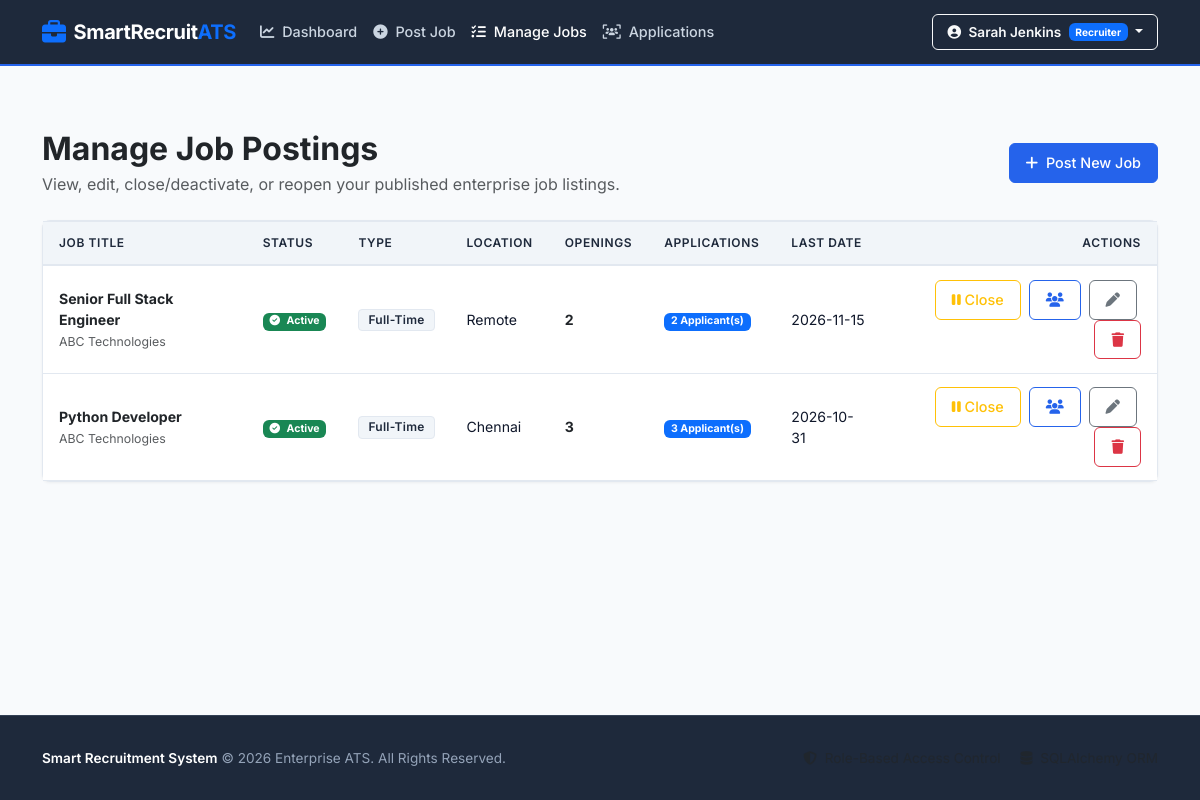
Page /recruiter/manage-jobs (signed in) on the committed database.
### models.py (models this page shows, shortened)
class User(UserMixin, db.Model):
    __tablename__ = 'users'
    id = db.Column(db.Integer, primary_key=True)
    full_name = db.Column(db.String(120), nullable=False)
    email = db.Column(db.String(120), unique=True, nullable=False, index=True)
    password_hash = db.Column(db.String(256), nullable=False)
    role = db.Column(db.String(20), nullable=False)  # 'recruiter' or 'candidate'
    company_name = db.Column(db.String(200), nullable=True)
    company_description = db.Column(db.Text, nullable=True)
    company_location = db.Column(db.String(200), nullable=True)
    company_website = db.Column(db.String(300), nullable=True)
    phone = db.Column(db.String(20), nullable=True)
    address = db.Column(db.String(255), nullable=True)
    skills = db.Column(db.Text, nullable=True)
    education = db.Column(db.Text, nullable=True)
    experience = db.Column(db.Text, nullable=True)
    resume_path = db.Column(db.String(255), nullable=True)
    created_at = db.Column(db.DateTime, default=datetime.utcnow)
    posted_jobs = db.relationship('Job', backref='recruiter', lazy=True, cascade="all, delete-orphan")
    applications = db.relationship('Application', backref='candidate', lazy=True, cascade="all, delete-orphan")
    @property
    def is_recruiter(self):
        return self.role == 'recruiter'

class Job(db.Model):
    __tablename__ = 'jobs'
    id = db.Column(db.Integer, primary_key=True)
    recruiter_id = db.Column(db.Integer, db.ForeignKey('users.id', ondelete='CASCADE'), nullable=False)
    title = db.Column(db.String(150), nullable=False)
    company = db.Column(db.String(150), nullable=False)
    location = db.Column(db.String(100), nullable=False)
    employment_type = db.Column(db.String(50), nullable=False)  # e.g., Full-time, Part-time, Contract, Remote, Internship
    salary = db.Column(db.String(100), nullable=False)
    experience = db.Column(db.String(50), nullable=False)
    skills = db.Column(db.Text, nullable=False)
    description = db.Column(db.Text, nullable=False)
    last_date = db.Column(db.Date, nullable=False)
    openings = db.Column(db.Integer, default=1, nullable=False)
    is_active = db.Column(db.Boolean, default=True, nullable=False)
    created_at = db.Column(db.DateTime, default=datetime.utcnow)
    applications = db.relationship('Application', backref='job', lazy=True, cascade="all, delete-orphan")
    @property
    def display_company(self):
        if self.recruiter and self.recruiter.company_name:
            return self.recruiter.company_name
        return self.company

### routes.py (the view)
@main.route('/recruiter/manage-jobs')
@recruiter_required
def manage_jobs():
    jobs = Job.query.filter_by(recruiter_id=current_user.id).order_by(Job.created_at.desc()).all()
    return render_template('recruiter/manage_jobs.html', jobs=jobs)

### app.py (called while the page is built)
def create_app():
    app = Flask(__name__)
    app.config.from_object(Config)
    os.makedirs(app.config['UPLOAD_FOLDER'], exist_ok=True)
    db.init_app(app)
    login_manager = LoginManager()
    login_manager.login_view = 'main.login'
    login_manager.login_message = 'Please log in to access this page.'
    login_manager.login_message_category = 'warning'
    login_manager.init_app(app)
    @login_manager.user_loader
    def load_user(user_id):
        return User.query.get(int(user_id))
    app.register_blueprint(main_blueprint)
    @app.errorhandler(404)
    def page_not_found(e):
        return render_template('base.html', page_error="404 Page Not Found"), 404
    @app.errorhandler(500)
    def internal_server_error(e):
        return render_template('base.html', page_error="500 Internal Server Error"), 500
    with app.app_context():
        db.create_all()
    return app

### routes.py (called while the page is built)
def recruiter_required(f):
    @wraps(f)
    @login_required
    def decorated_function(*args, **kwargs):
        if not current_user.is_recruiter:
            flash('Access denied. Recruiter privileges required.', 'danger')
            return redirect(url_for('main.dashboard_redirect'))
        return f(*args, **kwargs)
    return decorated_function

### templates/recruiter/manage_jobs.html (shortened to what this page needs)
{% extends "base.html" %}
{% block content %}
<div class="container py-4">
  <div class="d-flex justify-content-between align-items-center mb-4">
    <div>
      <h2 class="fw-bold text-dark mb-1">Manage Job Postings</h2>
      <p class="text-muted mb-0">View, edit, close/deactivate, or reopen your published enterprise job listings.</p>
    </div>
    <a href="{{ url_for('main.post_job') }}" class="btn btn-primary">
      <i class="fa-solid fa-plus me-1"></i> Post New Job
    </a>
  </div>
  <div class="card card-corporate">
    <div class="card-body p-0">
      {% if jobs %}
      <div class="table-responsive">
        <table class="table table-enterprise mb-0">
          <thead>
            <tr>
              <th>Job Title</th>
              <th>Status</th>
              <th>Type</th>
              <th>Location</th>
              <th>Openings</th>
              <th>Applications</th>
              <th>Last Date</th>
              <th class="text-end">Actions</th>
            </tr>
          </thead>
          <tbody>
            {% for job in jobs %}
            <tr>
              <td>
                <div class="fw-bold text-dark">{{ job.title }}</div>
                <small class="text-muted">{{ job.display_company }}</small>
              </td>
              <td>
                {% if job.is_active %}
                  <span class="badge bg-success"><i class="fa-solid fa-circle-check me-1"></i> Active</span>
                {% else %}
                  <span class="badge bg-secondary"><i class="fa-solid fa-circle-pause me-1"></i> Closed</span>
                {% endif %}
              </td>
              <td><span class="badge badge-status badge-job-type">{{ job.employment_type }}</span></td>
              <td>{{ job.location }}</td>
              <td><span class="fw-bold text-dark">{{ job.openings }}</span></td>
              <td>
                <a href="{{ url_for('main.view_applications', job_id=job.id) }}" class="badge bg-primary text-decoration-none">
                  {{ job.applications|length }} Applicant(s)
                </a>
              </td>
              <td>{{ job.last_date.strftime('%Y-%m-%d') }}</td>
              <td class="text-end">
                <form method="POST" action="{{ url_for('main.toggle_job_status', job_id=job.id) }}" class="d-inline-block me-1">
                  {% if job.is_active %}
                    <button type="submit" class="btn btn-sm btn-outline-warning" title="Deactivate / Close Job">
                      <i class="fa-solid fa-pause"></i> Close
                    </button>
                  {% else %}
                    <button type="submit" class="btn btn-sm btn-outline-success" title="Reopen Job">
                      <i class="fa-solid fa-play"></i> Reopen
                    </button>
                  {% endif %}
                </form>
                <a href="{{ url_for('main.view_applications', job_id=job.id) }}" class="btn btn-sm btn-outline-primary me-1" title="View Applicants">
                  <i class="fa-solid fa-users"></i>
                </a>
                <a href="{{ url_for('main.edit_job', job_id=job.id) }}" class="btn btn-sm btn-outline-secondary me-1" title="Edit Job">
                  <i class="fa-solid fa-pen"></i>
                </a>
                <button type="button" class="btn btn-sm btn-outline-danger"
                        data-bs-toggle="modal"
                        data-bs-target="#deleteConfirmModal"
                        data-job-id="{{ job.id }}"
                        data-job-title="{{ job.title }}"
                        title="Delete Job">
                  <i class="fa-solid fa-trash"></i>
                </button>
              </td>
            </tr>
            {% endfor %}
          </tbody>
        </table>
      </div>
      {% endif %}
    </div>
  </div>
</div>
{% endblock %}

### templates/base.html (shortened to what this page needs)
<!DOCTYPE html>
<html lang="en">
<head>
  <link href="https://cdn.jsdelivr.net/npm/bootstrap@5.3.3/dist/css/bootstrap.min.css" rel="stylesheet">
  <link rel="stylesheet" href="https://cdnjs.cloudflare.com/ajax/libs/font-awesome/6.5.1/css/all.min.css">
  <link rel="stylesheet" href="{{ url_for('static', filename='css/custom.css') }}">
</head>
<body>
  <nav class="navbar navbar-expand-lg navbar-dark navbar-enterprise sticky-top">
    <div class="container">
      <a class="navbar-brand d-flex align-items-center gap-2" href="{{ url_for('main.home') }}">
        <i class="fa-solid fa-briefcase text-primary fs-4"></i>
        <span>SmartRecruit<span class="text-primary">ATS</span></span>
      </a>
      <div class="collapse navbar-collapse" id="enterpriseNavbar">
        <ul class="navbar-nav me-auto mb-2 mb-lg-0">
          {% if current_user.is_authenticated %}
            {% if current_user.is_recruiter %}
              <li class="nav-item">
                <a class="nav-link {% if request.endpoint == 'main.recruiter_dashboard' %}active{% endif %}" href="{{ url_for('main.recruiter_dashboard') }}">
                  <i class="fa-solid fa-chart-line me-1"></i> Dashboard
                </a>
              </li>
              <li class="nav-item">
                <a class="nav-link {% if request.endpoint == 'main.post_job' %}active{% endif %}" href="{{ url_for('main.post_job') }}">
                  <i class="fa-solid fa-plus-circle me-1"></i> Post Job
                </a>
              </li>
              <li class="nav-item">
                <a class="nav-link {% if request.endpoint == 'main.manage_jobs' %}active{% endif %}" href="{{ url_for('main.manage_jobs') }}">
                  <i class="fa-solid fa-list-check me-1"></i> Manage Jobs
                </a>
              </li>
              <li class="nav-item">
                <a class="nav-link {% if request.endpoint == 'main.view_applications' %}active{% endif %}" href="{{ url_for('main.view_applications') }}">
                  <i class="fa-solid fa-users-viewfinder me-1"></i> Applications
                </a>
              </li>
            {% endif %}
          {% else %}
            <li class="nav-item">
              <a class="nav-link {% if request.endpoint == 'main.home' %}active{% endif %}" href="{{ url_for('main.home') }}">
                <i class="fa-solid fa-house me-1"></i> Home
              </a>
            </li>
          {% endif %}
        </ul>
        <div class="d-flex align-items-center gap-2">
          {% if current_user.is_authenticated %}
            <div class="dropdown">
              <button class="btn btn-outline-light dropdown-toggle btn-nav-action" type="button" id="userMenuBtn" data-bs-toggle="dropdown" aria-expanded="false">
                <i class="fa-solid fa-circle-user me-1"></i> {{ current_user.full_name }}
                <span class="badge bg-primary text-white ms-1 text-capitalize">{{ current_user.role }}</span>
              </button>
            </div>
          {% endif %}
        </div>
      </div>
    </div>
  </nav>
  <main class="content-wrapper">
    {% block content %}{% endblock %}
  </main>
  <footer class="footer-enterprise">
    <div class="container">
      <div class="row align-items-center">
        <div class="col-md-6 text-center text-md-start mb-2 mb-md-0">
          <span class="fw-semibold text-white">Smart Recruitment System</span> &copy; 2026 Enterprise ATS. All Rights Reserved.
        </div>
        <div class="col-md-6 text-center text-md-end">
          <span class="text-muted me-3"><i class="fa-solid fa-shield-halved me-1"></i> Role-Based Access Control</span>
          <span class="text-muted"><i class="fa-solid fa-database me-1"></i> SQLAlchemy ORM</span>
        </div>
      </div>
    </div>
  </footer>
</body>
</html>

### static/css/custom.css (style rules this page uses)
:root { --primary-color: #2563EB; --primary-hover: #1D4ED8; --secondary-color: #1E293B; --secondary-hover: #0F172A; --success-color: #16A34A; --warning-color: #F59E0B; --danger-color: #DC2626; --info-color: #3B82F6; --bg-light: #F8FAFC; --card-bg: #FFFFFF; --border-color: #E2E8F0; --text-dark: #0F172A; --text-muted: #64748B; --text-light: #94A3B8; --font-family: 'Inter', -apple-system, BlinkMacSystemFont, 'Segoe UI', Roboto, sans-serif; --border-radius-sm: 4px; --border-radius: 6px; --border-radius-lg: 8px; }
body { font-family: var(--font-family); background-color: var(--bg-light); color: var(--text-dark); min-height: 100vh; display: flex; flex-direction: column; -webkit-font-smoothing: antialiased; }
main.content-wrapper { flex: 1 0 auto; padding-top: 1.5rem; padding-bottom: 3rem; }
.navbar-enterprise { background-color: var(--secondary-color); border-bottom: 2px solid var(--primary-color); padding: 0.75rem 1rem; }
.navbar-enterprise .navbar-brand { font-weight: 700; font-size: 1.25rem; color: #FFFFFF !important; letter-spacing: -0.02em; }
.navbar-enterprise .navbar-brand i { color: var(--primary-color); }
.navbar-enterprise .nav-link { color: #CBD5E1 !important; font-weight: 500; font-size: 0.9rem; padding: 0.5rem 0.85rem; transition: color 0.15s ease-in-out; }
.navbar-enterprise .nav-link:hover, .navbar-enterprise .nav-link.active { color: #FFFFFF !important; }
.navbar-enterprise .btn-nav-action { font-size: 0.85rem; font-weight: 600; border-radius: var(--border-radius); padding: 0.4rem 0.9rem; }
.btn { border-radius: var(--border-radius); font-weight: 500; font-size: 0.9rem; padding: 0.5rem 1rem; transition: all 0.15s ease; }
.btn-primary { background-color: var(--primary-color); border-color: var(--primary-color); color: #FFFFFF; }
.btn-outline-primary { color: var(--primary-color); border-color: var(--primary-color); }
.card-corporate { background: var(--card-bg); border: 1px solid var(--border-color); border-radius: var(--border-radius-lg); box-shadow: 0 1px 3px rgba(0, 0, 0, 0.05); margin-bottom: 1.5rem; }
.card-corporate .card-body { padding: 1.25rem; }
.table-enterprise { width: 100%; border-collapse: separate; border-spacing: 0; font-size: 0.88rem; }
.table-enterprise th { background-color: #F1F5F9; color: var(--secondary-color); font-weight: 600; text-transform: uppercase; font-size: 0.75rem; letter-spacing: 0.05em; padding: 0.75rem 1rem; border-bottom: 2px solid var(--border-color); border-top: 1px solid var(--border-color); }
.table-enterprise td { padding: 0.85rem 1rem; vertical-align: middle; border-bottom: 1px solid var(--border-color); color: var(--text-dark); }
.badge-status { font-size: 0.75rem; font-weight: 600; padding: 0.35em 0.75em; border-radius: var(--border-radius-sm); letter-spacing: 0.02em; }
.badge-job-type { background-color: #F1F5F9; color: var(--secondary-color); border: 1px solid #E2E8F0; }
footer.footer-enterprise { background-color: var(--secondary-color); color: #94A3B8; padding: 2rem 0; border-top: 1px solid #334155; font-size: 0.85rem; margin-top: auto; }

### rows in the picture
User: full_name "Sarah Jenkins", role "Recruiter"
Job: title "Senior Full Stack Engineer", display_company "ABC Technologies", is_active True (drawn), employment_type "Full-Time", location "Remote", openings "2", applications|length "2", last_date "2026-11-15"
Job: title "Python Developer", display_company "ABC Technologies", is_active True (drawn), employment_type "Full-Time", location "Chennai", openings "3", applications|length "3", last_date "2026-10-31"
